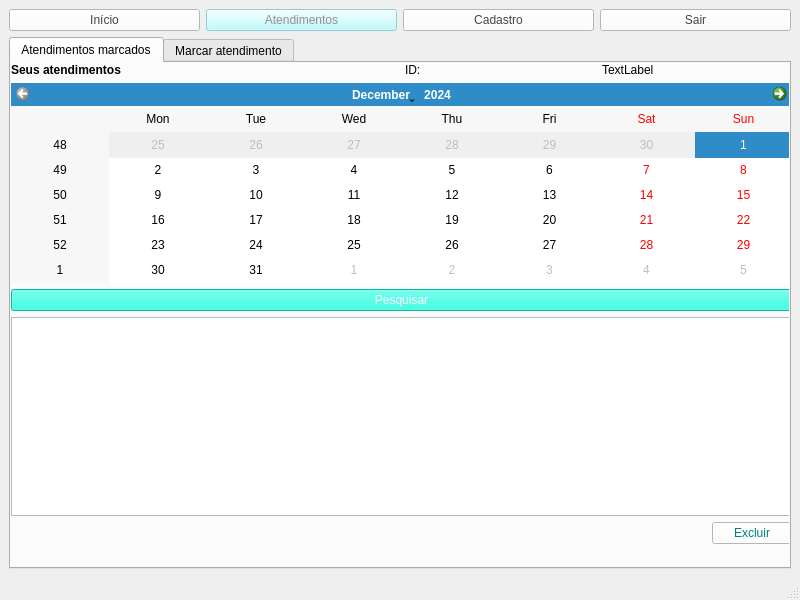
<?xml version="1.0" encoding="UTF-8"?>
<ui version="4.0">
 <class>Paciente_atendimentos</class>
 <widget class="QMainWindow" name="Paciente_atendimentos">
  <property name="geometry">
   <rect>
    <x>0</x>
    <y>0</y>
    <width>800</width>
    <height>600</height>
   </rect>
  </property>
  <property name="windowTitle">
   <string>MainWindow</string>
  </property>
  <widget class="QWidget" name="centralwidget">
   <layout class="QVBoxLayout" name="verticalLayout">
    <item>
     <layout class="QHBoxLayout" name="horizontalLayout">
      <item>
       <widget class="QPushButton" name="botaoInicio">
        <property name="styleSheet">
         <string notr="true">QPushButton { 
color: rgb(68, 68, 68);
background-color: rgb(255, 255, 255);
border-color: rgb(48, 245, 255);
border-widht: 1px;
}

QPushButton:pressed { 
color: rgb(68, 68, 68);
background-color: rgb(170, 255, 255);
border-color: rgb(48, 245, 255);
border-widht: 1px;
}</string>
        </property>
        <property name="text">
         <string>Início</string>
        </property>
       </widget>
      </item>
      <item>
       <widget class="QPushButton" name="botaoAtendimentos">
        <property name="enabled">
         <bool>false</bool>
        </property>
        <property name="styleSheet">
         <string notr="true">color: rgb(144, 144, 144);
background-color: rgb(176, 251, 255);
border-color: rgb(48, 245, 255);
border-widht: 1px;
</string>
        </property>
        <property name="text">
         <string>Atendimentos</string>
        </property>
       </widget>
      </item>
      <item>
       <widget class="QPushButton" name="botaoCadastro">
        <property name="styleSheet">
         <string notr="true">QPushButton { 
color: rgb(68, 68, 68);
background-color: rgb(255, 255, 255);
border-color: rgb(48, 245, 255);
border-widht: 1px;
}

QPushButton:pressed { 
color: rgb(68, 68, 68);
background-color: rgb(170, 255, 255);
border-color: rgb(48, 245, 255);
border-widht: 1px;
}</string>
        </property>
        <property name="text">
         <string>Cadastro</string>
        </property>
       </widget>
      </item>
      <item>
       <widget class="QPushButton" name="botaoSair">
        <property name="styleSheet">
         <string notr="true">QPushButton { 
color: rgb(68, 68, 68);
background-color: rgb(255, 255, 255);
border-color: rgb(48, 245, 255);
border-widht: 1px;
}

QPushButton:pressed { 
color: rgb(68, 68, 68);
background-color: rgb(170, 255, 255);
border-color: rgb(48, 245, 255);
border-widht: 1px;
}</string>
        </property>
        <property name="text">
         <string>Sair</string>
        </property>
       </widget>
      </item>
     </layout>
    </item>
    <item>
     <widget class="QTabWidget" name="tabWidget">
      <property name="currentIndex">
       <number>0</number>
      </property>
      <widget class="QWidget" name="Atendimentos">
       <attribute name="title">
        <string>Atendimentos marcados</string>
       </attribute>
       <widget class="QWidget" name="verticalLayoutWidget_2">
        <property name="geometry">
         <rect>
          <x>0</x>
          <y>0</y>
          <width>781</width>
          <height>481</height>
         </rect>
        </property>
        <layout class="QVBoxLayout" name="verticalLayout_3">
         <item>
          <layout class="QHBoxLayout" name="horizontalLayout_4">
           <item>
            <widget class="QLabel" name="seus_antendimentos">
             <property name="font">
              <font>
               <bold>true</bold>
              </font>
             </property>
             <property name="text">
              <string>Seus atendimentos</string>
             </property>
            </widget>
           </item>
           <item>
            <layout class="QHBoxLayout" name="horizontalLayout_5">
             <item>
              <widget class="QLabel" name="label_ID">
               <property name="text">
                <string>ID:</string>
               </property>
              </widget>
             </item>
             <item>
              <widget class="QLabel" name="label_num_id">
               <property name="text">
                <string>TextLabel</string>
               </property>
              </widget>
             </item>
            </layout>
           </item>
          </layout>
         </item>
         <item>
          <widget class="QCalendarWidget" name="calendario_marcados">
           <property name="minimumDate">
            <date>
             <year>2024</year>
             <month>12</month>
             <day>1</day>
            </date>
           </property>
          </widget>
         </item>
         <item>
          <layout class="QHBoxLayout" name="horizontalLayout_6">
           <item>
            <widget class="QPushButton" name="botaoPesquisar">
             <property name="styleSheet">
              <string notr="true">color: rgb(255, 255, 255);
background-color: rgb(7, 255, 226);
border-color: rgb(48, 245, 255);
border-widht: 1px;
</string>
             </property>
             <property name="text">
              <string>Pesquisar</string>
             </property>
            </widget>
           </item>
          </layout>
         </item>
         <item>
          <widget class="QTableWidget" name="tw_atendimentos"/>
         </item>
         <item>
          <layout class="QHBoxLayout" name="horizontalLayout_7">
           <item>
            <spacer name="horizontalSpacer">
             <property name="orientation">
              <enum>Qt::Orientation::Horizontal</enum>
             </property>
             <property name="sizeHint" stdset="0">
              <size>
               <width>40</width>
               <height>20</height>
              </size>
             </property>
            </spacer>
           </item>
           <item>
            <widget class="QPushButton" name="botaoExcluir">
             <property name="styleSheet">
              <string notr="true">color: rgb(0, 126, 126);
background-color: rgb(255, 255, 255);</string>
             </property>
             <property name="text">
              <string>Excluir</string>
             </property>
            </widget>
           </item>
          </layout>
         </item>
        </layout>
       </widget>
      </widget>
      <widget class="QWidget" name="Marcar">
       <attribute name="title">
        <string>Marcar atendimento</string>
       </attribute>
       <widget class="QWidget" name="verticalLayoutWidget_6">
        <property name="geometry">
         <rect>
          <x>0</x>
          <y>0</y>
          <width>781</width>
          <height>481</height>
         </rect>
        </property>
        <layout class="QVBoxLayout" name="verticalLayout_7">
         <item>
          <layout class="QHBoxLayout" name="horizontalLayout_8"/>
         </item>
         <item>
          <layout class="QVBoxLayout" name="verticalLayout_6">
           <item>
            <widget class="QLabel" name="label_medico">
             <property name="font">
              <font>
               <bold>true</bold>
              </font>
             </property>
             <property name="text">
              <string>Selecione o médico</string>
             </property>
            </widget>
           </item>
           <item>
            <widget class="QTableWidget" name="tw_medicos"/>
           </item>
           <item>
            <layout class="QHBoxLayout" name="horizontalLayout_9">
             <item>
              <layout class="QVBoxLayout" name="verticalLayout_5">
               <item>
                <widget class="QLabel" name="label_data">
                 <property name="font">
                  <font>
                   <bold>true</bold>
                  </font>
                 </property>
                 <property name="text">
                  <string>Selecione a data:</string>
                 </property>
                </widget>
               </item>
               <item>
                <widget class="QCalendarWidget" name="calendario"/>
               </item>
              </layout>
             </item>
             <item>
              <layout class="QVBoxLayout" name="verticalLayout_4">
               <item>
                <layout class="QVBoxLayout" name="verticalLayout_8">
                 <item>
                  <widget class="QLabel" name="label_horario">
                   <property name="font">
                    <font>
                     <bold>true</bold>
                    </font>
                   </property>
                   <property name="text">
                    <string>Horário:</string>
                   </property>
                  </widget>
                 </item>
                 <item>
                  <widget class="QTimeEdit" name="time_edit">
                   <property name="displayFormat">
                    <string>HH</string>
                   </property>
                  </widget>
                 </item>
                </layout>
               </item>
               <item>
                <widget class="QPushButton" name="botaoMarcar">
                 <property name="styleSheet">
                  <string notr="true">color: rgb(255, 255, 255);
background-color: rgb(7, 255, 226);
border-color: rgb(48, 245, 255);
border-widht: 1px;
</string>
                 </property>
                 <property name="text">
                  <string>Marcar</string>
                 </property>
                </widget>
               </item>
              </layout>
             </item>
            </layout>
           </item>
          </layout>
         </item>
        </layout>
       </widget>
      </widget>
     </widget>
    </item>
   </layout>
  </widget>
  <widget class="QMenuBar" name="menubar">
   <property name="geometry">
    <rect>
     <x>0</x>
     <y>0</y>
     <width>800</width>
     <height>22</height>
    </rect>
   </property>
  </widget>
  <widget class="QStatusBar" name="statusbar"/>
 </widget>
 <resources/>
 <connections/>
</ui>
